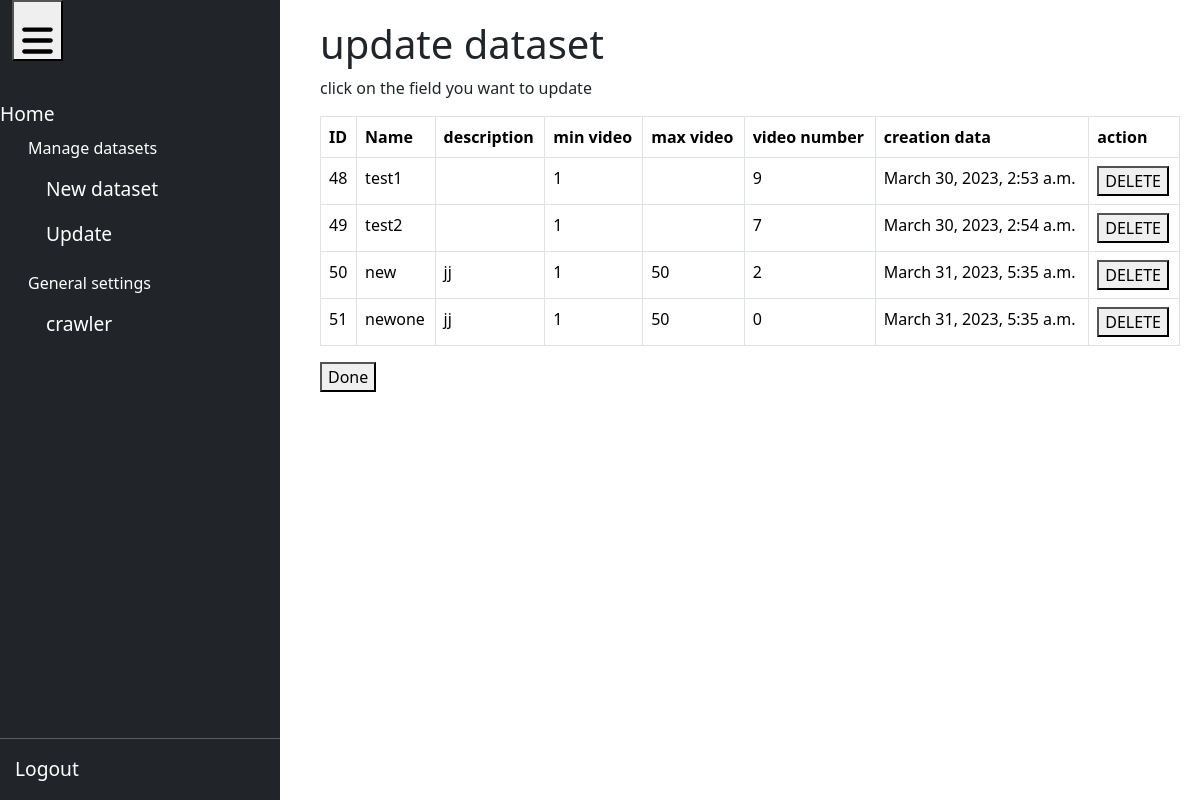
The app's page /update_d/ (signed in), older data.
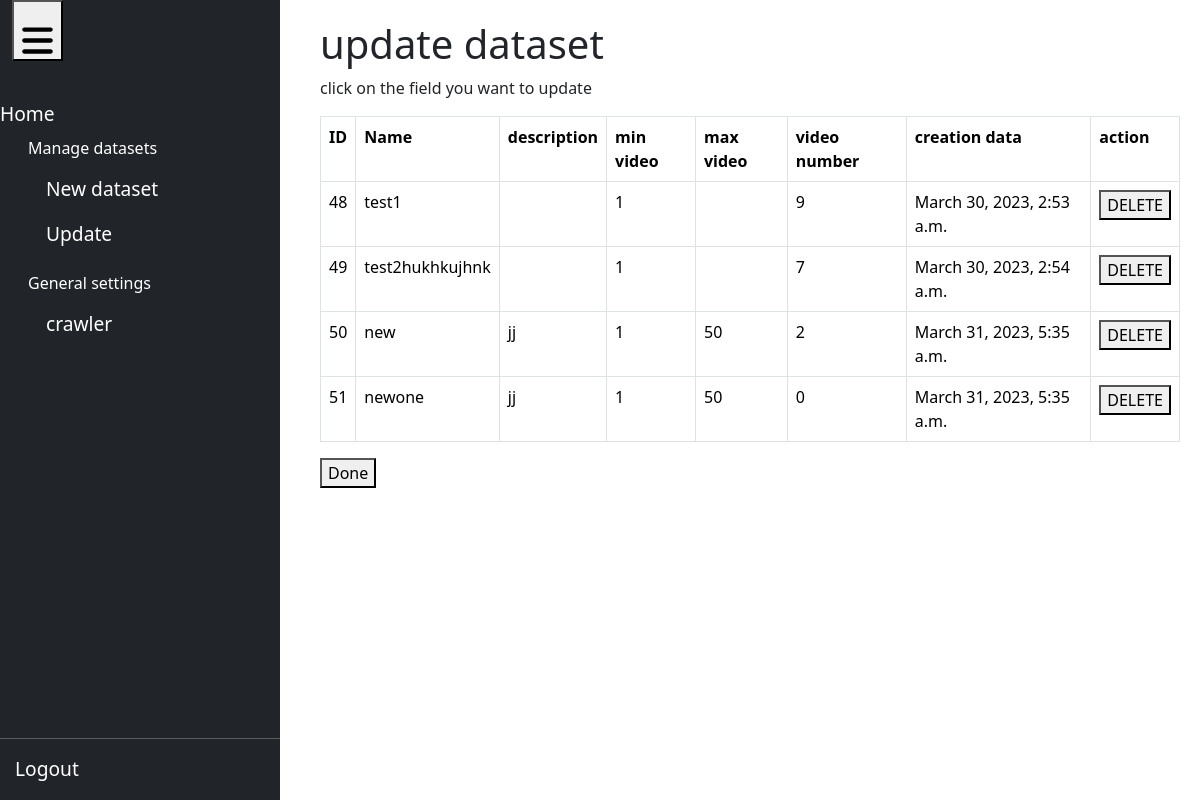
The same page, newer data.
### crawler/models.py (models this page shows, shortened)
class datasetModel(models.Model):
    id=models.AutoField(primary_key=True)
    name= models.CharField(max_length=255, unique=True)
    creation_date=models.DateTimeField()
    num_video=models.IntegerField(default=0)
    min_v=models.CharField(max_length=255, blank=True)
    max_v=models.CharField(max_length=255,blank=True)
    description=models.CharField(max_length=1000,blank=True)
    videos = models.ManyToManyField(dataModel, through='video_dataset',through_fields=('dataset', 'videos'))

### crawler/views.py (the view)
# urls.py: path('update_d/',views.display_dataset,name='update_d'),
@login_required
def display_dataset(request):
    data=datasetModel.objects.all()
    print(data)
    return render(request, 'update_dataset.html', {'data': data})

### crawler/templates/update_dataset.html (shortened to what this page needs)
{% extends 'main.html' %}
{% load static %}
{% block content %}
<h1>update dataset</h1>
<p>click on the field you want to update</p>
<table class="table table-bordered">
  <tr>
      <th class='cur'>ID</th>
      <th class='cur'>Name</th>
      <th class='cur'>description</th>
      <th class='cur'>min video</th>
      <th class='cur'>max video</th>
      <th class='cur'>video number</th>
      <th class='cur'>creation data</th>
      <th class='cur'>action</th>
    </tr>
    {% for item in data %}
        <tr >
            <td>{{ item.id }}</td>
            <td class='cur' onclick="editField(event,'{{ item.id }}', 'name', '{{ item.name }}')">{{ item.name }}</td>
            <td class='cur'  onclick="editField(event,'{{ item.id }}', 'description', '{{ item.description }}')">{{item.description}}</td>
            <td class='cur' onclick="editField(event,'{{ item.id }}', 'min_vid', '{{ item.min_v}}')">{{ item.min_v }}</td>
            <td class='cur' onclick="editField(event,'{{ item.id }}', 'max_v', '{{ item.max_v }}')">{{ item.max_v }}</td>
            <td>{{item.num_video}}</td>
            <td>{{item.creation_date}}</td>
            <td>
              <button >DELETE</button>
            </td>
        </tr>
    {% endfor %}
</table>
  <button type="button" >
    Done
  </button>
{% endblock %}

Row changes from the older to the newer data that the page shows:
changed datasetModel id 49: name "test2" → "test2hukhkujhnk"
